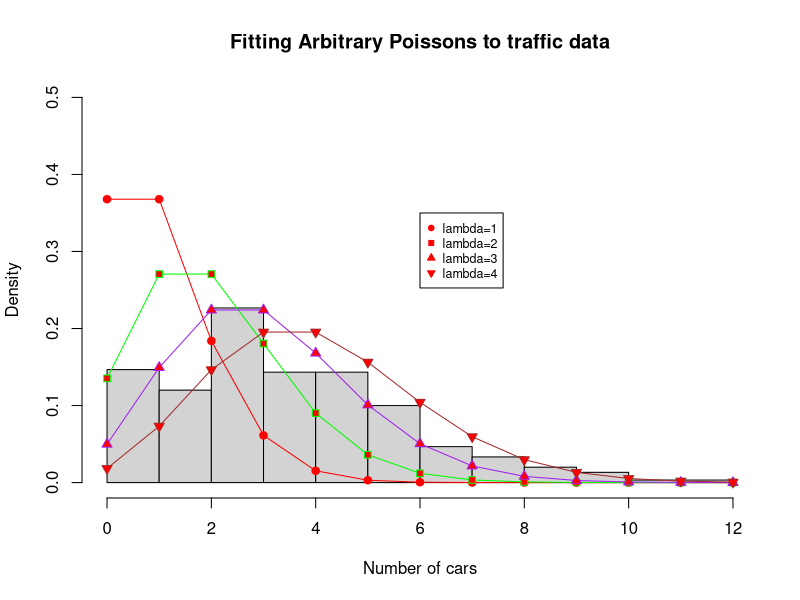
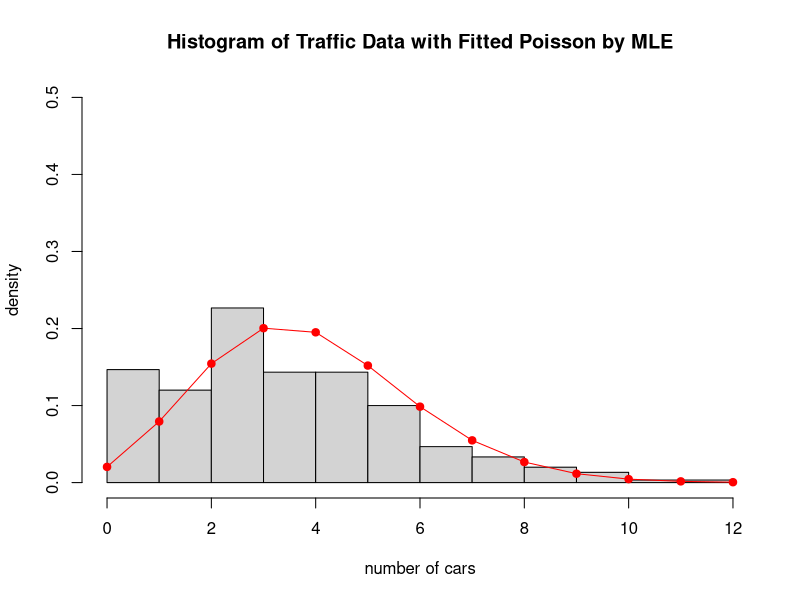

R code for these plots, in order:
# Albert Pan, 404623352
# Stats 102B Discussion 1B

## (1)
y = c(rep(0,14), rep(1,30), rep(2,36), rep(3,68), 
    rep(4,43), rep(5,43), rep(6,30), rep(7,14), 
    rep(8,10), rep(9,6), rep(10,4), rep(11,1), rep(12,1))

n = length(y)
table(y)

## (2)
hist(y, prob=T, ylim=c(0,0.5), xlab="Number of cars",
     main="Fitting Arbitrary Poissons to traffic data")

x = 0:max(y)

points(x, dpois(x, lambda=1, log=FALSE), col="red", type="o", pch=21, bg="red")
points(x, dpois(x, lambda=2, log=FALSE), col="green", type="o", pch=22, bg="red")
points(x, dpois(x, lambda=3, log=FALSE), col="purple", type="o", pch=24, bg="red")
points(x, dpois(x, lambda=4, log=FALSE), col="brown", type="o", pch=25, bg="red")

legend(6, 0.35, legend=c("lambda=1", "lambda=2", "lambda=3", "lambda=4"), 
       cex=0.75, pch=c(21,22,24,25), col="red", pt.bg="red")

## (3)
fn = function(p) {
  -(sum(y*log(p))) + n*p + sum(log(factorial(y)))
}

out = nlm(fn, p=0.5, hessian=TRUE)
lambda = 0.5
out
out$estimate

estimator = sqrt(diag(solve(out$hessian)))
estimator

## (4)
hist(y, ylim=c(0,0.5), freq=FALSE, main="Histogram of Traffic Data with Fitted Poisson by MLE",
     xlab="number of cars", ylab="density", prob=T)

points(x, dpois(x, lambda=out$estimate, log=FALSE), col="red", type="o", pch=21, bg="red")

## (5)
confidence_Interval = function(level=0.95, std_error, mle) {
  ci = mle + c(-1, 1)*qnorm((1+level)/2)*std_error
  cat("The", level*100, "percent CI for the parameter is (", ci, ")", sep=" ")
  return(ci)
}